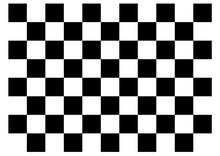
%> input picture 4.Points of Interest/harris/Ex_01/board.png, 220 x 156 px, shrunk from 1000 x 707 before the run
$ octave main.m   (GNU Octave 9; MATLAB toolbox functions it lacks are replaced by stand-ins)
%> lines starting %> are read from the running program, lines starting %| are printed output that depends on the picture
%> further down, a is the input picture: size 156x220x3 uint8; min 0, max 255, mean 142.9
### 4.Points of Interest/harris/Ex_01/harris.m
function [R Cor Edg Fla]=harris(a)
[n m l]=size(a);
%> n = 156; m = 220; l = 3
if l==3
    I=rgb2gray(a);
end
I=double(I);
%> I: size 156x220 double
%%% kernel de filtre gradient Ix,Iy
KGx = [-1, 0, 1; -2, 0, 2; -1, 0, 1];
KGy = [1, 2, 1; 0, 0, 0; -1, -2, -1];
%%%%%% calcul de gradien Ix, Iy
for u = 2: n-2
         for v = 2:m-2
              sum1 = 0;
              sum2 = 0;
              for i=-1:1
                for j=-1:1
                    sum1 = sum1 + I(u + i, v + j)* KGx(i + 2,j + 2);
                    sum2 = sum2 + I(u + i, v + j)* KGy(i + 2,j + 2);
                end
            end
            Ix(u,v) = sum1;
            Iy(u,v) = sum2;
         end
end
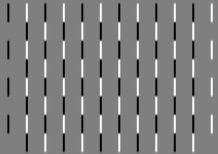
%> Ix: size 154x218 double; min -1020, max 1020, mean 0; drawn with min black and max white
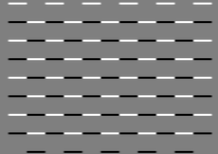
%> Iy: size 154x218 double; min -1020, max 1020, mean 0; mean of the top-left, top-right, bottom-left and bottom-right quarters 11.2, 11.7, -11.3, -11.7; drawn with min black and max white
%%% calcul les coefficients de la Matrice M
Ix2 = Ix.*Ix;
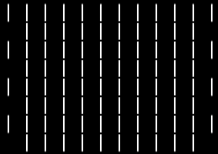
%> Ix2: size 154x218 double; min 0, max 1040400, mean 73975.4; drawn with min black and max white
Iy2 = Iy.*Iy;
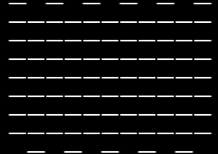
%> Iy2: size 154x218 double; min 0, max 1040400, mean 73761.4; drawn with min black and max white
Ixy = Ix.*Iy;
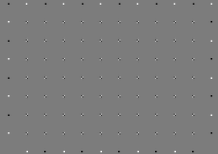
%> Ixy: size 154x218 double; min -438529, max 461380, mean -1.2; drawn with min black and max white


%%%% calcul la somme de window w
m=5;
m1=ceil(m/2);
b1 = size(Ix);
%> b1 = [154 218]
kh = 0.04;
T = 10000;   %% threshold of R
for i=m1:b1(1)-m1              %% i ou j les indice pour toutes les 閘閙ents de l'images
    for j=m1:b1(2)-m1
        p=1;
        for k=1:m              %% k ou l les indice pour toutes les 閘閙ents de window w
            for l=1:m
            Ix2c(p)=Ix2(i-m1+k,j-m1+l);
            Iy2c(p)=Iy2(i-m1+k,j-m1+l);
            Ixyc(p)=Ixy(i-m1+k,j-m1+l);
            H = 1/(m^2)*[sum(Ix2c),sum(Ixyc);sum(Ixyc),sum(Iy2c)];
            R(i,j) = det(H)-kh*(trace(H));
            if R(i,j)>T
                Cor(i,j) = 1;
            elseif R(i,j)<-T*0.5
                Edg(i,j) = 1;
            else
                Fla(i,j)=1;
            end
            p=p+1;
            end
        end
    end
end
end

### 4.Points of Interest/harris/Ex_01/main.m
clear all
close all
clc

a = imread('board.png');
%> (the run ends here)
